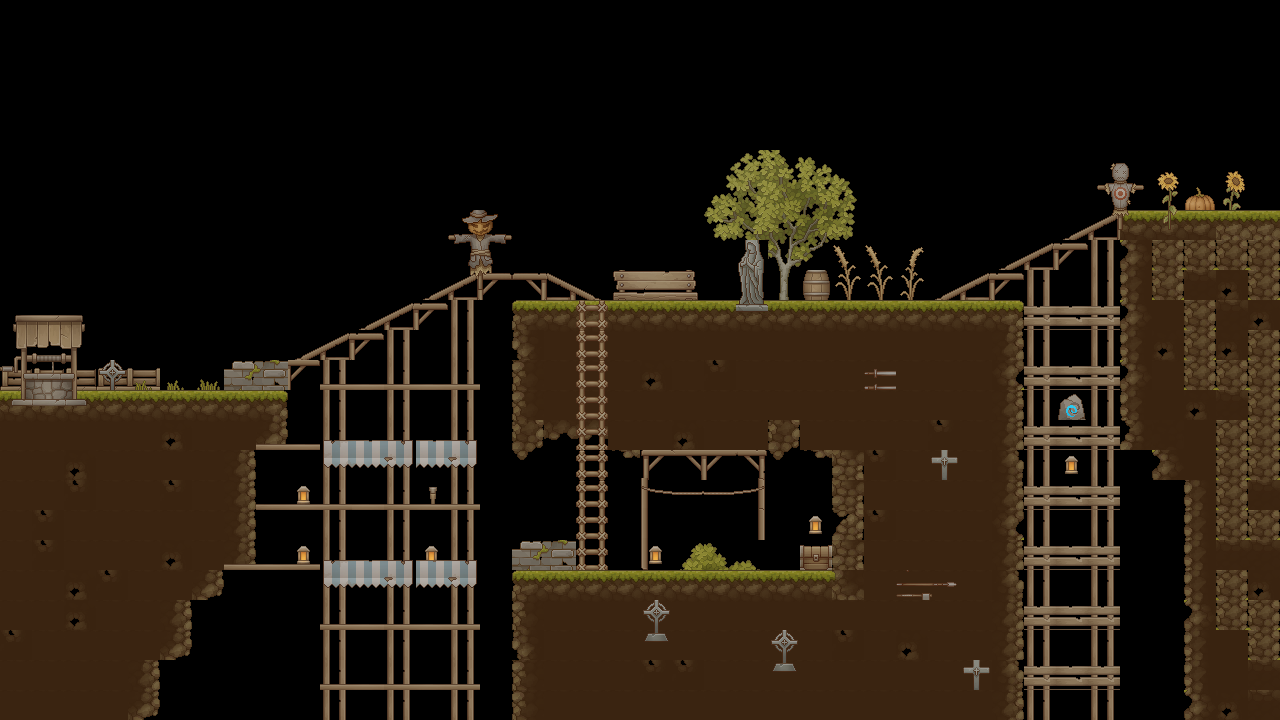

A level layout from a 2D game, rendered from its tile map. Below: a short description, then the map file with its tile-grid data intact:
An orthogonal 40x24 tile map with 32x30 px tiles, 2 tile layers (Platforms, Props), 2 tilesets.

<map version="1.10" tiledversion="1.11.0" orientation="orthogonal" renderorder="right-down" width="40" height="24" tilewidth="32" tileheight="30" infinite="0" nextlayerid="5" nextobjectid="1">
 <tileset firstgid="1" name="TX Tileset Ground" tilewidth="32" tileheight="30" tilecount="272" columns="16">
  <image source="../../Tiles/farm_sprites/TX Tileset Ground.png" width="512" height="512" />
 </tileset>
 <tileset firstgid="273" name="TX Village Props" tilewidth="32" tileheight="30" tilecount="1088" columns="32">
  <image source="../../Tiles/farm_sprites/TX Village Props.png" width="1024" height="1024" />
 </tileset>
 <layer id="1" name="Platforms" width="40" height="24">
  <data encoding="csv">
0,0,0,0,0,0,0,0,0,0,0,0,0,0,0,0,0,0,0,0,0,0,0,0,0,0,0,0,0,0,0,0,0,0,0,0,0,0,0,0,
0,0,0,0,0,0,0,0,0,0,0,0,0,0,0,0,0,0,0,0,0,0,0,0,0,0,0,0,0,0,0,0,0,0,0,0,0,0,0,0,
0,0,0,0,0,0,0,0,0,0,0,0,0,0,0,0,0,0,0,0,0,0,0,0,0,0,0,0,0,0,0,0,0,0,0,0,0,0,0,0,
0,0,0,0,0,0,0,0,0,0,0,0,0,0,0,0,0,0,0,0,0,0,0,0,0,0,0,0,0,0,0,0,0,0,0,0,0,0,0,0,
0,0,0,0,0,0,0,0,0,0,0,0,0,0,0,0,0,0,0,0,0,0,0,0,0,0,0,0,0,0,0,0,0,0,0,0,0,0,0,0,
0,0,0,0,0,0,0,0,0,0,0,0,0,0,0,0,0,0,0,0,0,0,0,0,0,0,0,0,0,0,0,0,0,0,0,0,0,0,0,0,
0,0,0,0,0,0,0,0,0,0,0,0,0,0,0,0,0,0,0,0,0,0,0,0,0,0,0,0,0,0,0,0,0,0,0,0,0,0,0,0,
0,0,0,0,0,0,0,0,0,0,0,0,0,0,0,0,0,0,0,0,0,0,0,0,0,0,0,0,0,0,0,0,0,0,1032,2,2,2,262,262,
0,0,0,0,0,0,0,0,0,0,0,0,0,0,0,0,0,0,0,0,0,0,0,0,0,0,0,0,0,0,0,1031,1032,1033,1043,3221225689,219,219,219,219,
0,0,0,0,0,0,0,0,0,0,0,0,0,1031,1032,1033,2147484681,2147484680,2147484679,383,384,385,0,0,0,311,0,0,0,1031,1032,1033,1043,0,1043,3221225721,219,104,92,219,
0,0,0,0,0,0,0,0,0,0,0,1031,1032,1033,1043,0,1,2,2,2,2,2,2,2,2,2,2,2,2,2,2,3,1043,0,1043,3221225689,199,219,104,92,
0,0,0,0,0,0,0,0,0,1031,1032,1033,1043,0,1043,0,3221225673,18,18,18,18,18,18,18,18,18,18,18,18,18,18,19,1043,0,1043,3221225721,92,219,92,219,
594,594,594,594,595,0,0,969,970,959,1043,0,1043,0,1043,0,17,18,18,18,92,18,125,18,18,18,18,18,18,18,18,217,1043,0,1043,3221225689,18,219,219,219,
2,2,2,2,2,2,2,2,3,0,1043,0,1043,0,1043,0,17,18,18,18,18,18,18,18,18,18,18,18,18,18,18,19,1043,886,1043,3221225721,199,92,104,219,
18,18,18,18,18,92,18,18,22,0,1043,0,1043,0,1043,0,192,170,170,18,18,92,18,18,192,18,18,18,18,125,18,19,1043,0,1043,181,120,199,219,219,
18,18,92,18,18,18,18,19,0,0,1043,0,1043,0,1043,0,208,0,0,71,961,962,963,964,208,71,135,125,18,18,18,201,1043,0,1043,0,3221225689,199,219,219,
18,18,125,18,18,125,18,19,0,303,1043,0,1043,325,1043,0,0,0,0,0,1610613524,0,0,2684355348,0,0,135,18,18,18,18,19,1043,0,1043,0,0,3221225721,219,104,
18,125,18,18,18,18,18,19,0,0,1043,0,1043,0,1043,0,0,0,0,0,1610613524,0,0,2684355348,0,0,206,125,18,18,18,217,1043,0,1043,0,0,3221225721,219,219,
18,125,18,18,18,92,18,19,0,303,1043,0,1043,303,1043,0,969,970,0,0,1610613524,895,896,897,0,818,135,18,18,18,18,19,1043,0,1043,0,0,3221225721,104,104,
18,18,92,125,18,18,22,0,0,0,1043,0,1043,0,1043,0,1,2,2,2,2,2,2,2,2,2,263,18,18,18,18,201,1043,0,1043,0,0,3221225721,219,92,
18,18,92,18,18,19,0,0,0,0,1043,0,1043,0,1043,0,17,18,18,18,18,18,18,18,18,18,18,18,18,18,18,19,1043,0,1043,0,0,3221225689,219,219,
125,18,18,18,18,22,0,0,0,0,1043,0,1043,0,1043,0,3221225673,18,18,18,18,18,18,18,18,18,125,18,92,18,18,19,1043,0,1043,0,0,3221225721,199,219,
18,18,18,18,19,0,0,0,0,0,1043,0,1043,0,1043,0,17,18,18,18,125,125,18,18,18,18,18,18,18,18,18,201,1043,0,1043,0,0,3221225721,199,104,
18,18,18,18,22,0,0,0,0,0,1043,0,1043,0,1043,0,17,18,18,18,18,18,18,18,18,18,18,18,18,18,18,19,1043,0,1043,0,0,3221225689,92,104
</data>
 </layer>
 <layer id="3" name="Props" width="40" height="24">
  <data encoding="csv">
0,0,0,0,0,0,0,0,0,0,0,0,0,0,0,0,0,0,0,0,0,0,0,0,0,0,0,0,0,0,0,0,0,0,0,0,0,0,0,0,
0,0,0,0,0,0,0,0,0,0,0,0,0,0,0,0,0,0,0,0,0,0,0,0,0,0,0,0,0,0,0,0,0,0,0,0,0,0,0,0,
0,0,0,0,0,0,0,0,0,0,0,0,0,0,0,0,0,0,0,0,0,0,0,0,0,0,0,0,0,0,0,0,0,0,0,0,0,0,0,0,
0,0,0,0,0,0,0,0,0,0,0,0,0,0,0,0,0,0,0,0,0,0,0,0,0,0,0,0,0,0,0,0,0,0,0,0,0,0,0,0,
0,0,0,0,0,0,0,0,0,0,0,0,0,0,0,0,0,0,0,0,0,0,0,0,0,0,0,0,0,0,0,0,0,0,0,0,0,0,0,0,
0,0,0,0,0,0,0,0,0,0,0,0,0,0,0,0,0,0,0,0,0,0,779,780,781,782,783,0,0,0,0,0,0,0,553,554,556,0,558,0,
0,0,0,0,0,0,0,0,0,0,0,0,0,0,0,0,0,0,0,0,0,0,811,812,813,814,815,0,0,0,0,0,0,0,585,586,588,387,590,0,
0,0,0,0,0,0,0,0,0,0,0,0,0,0,551,552,0,0,0,0,0,0,843,844,845,846,847,0,0,0,0,0,0,1031,617,618,620,0,0,0,
0,0,0,0,0,0,0,0,0,0,0,0,0,0,583,584,0,0,0,0,0,0,875,2147484071,877,878,802,802,803,0,0,0,0,0,0,0,0,0,0,0,
0,0,0,0,0,0,0,0,0,0,0,0,0,0,615,616,0,0,0,0,0,0,907,2147484103,909,910,834,834,835,0,0,0,0,0,0,0,0,0,0,0,
434,435,436,0,0,0,0,0,0,0,0,0,0,0,0,0,0,0,795,0,0,0,0,2147484135,0,0,0,0,0,0,0,0,372,372,372,0,0,0,0,0,
466,467,468,0,0,0,0,0,0,0,0,0,0,0,0,0,0,0,795,0,0,0,0,0,0,0,0,0,0,0,0,0,0,0,0,0,0,0,0,0,
498,499,500,453,765,765,766,0,0,0,658,659,658,659,660,0,0,0,795,0,0,0,0,0,0,0,0,348,0,0,0,0,372,372,372,0,0,0,0,0,
530,531,532,0,0,0,0,0,0,0,0,0,0,0,0,0,0,0,827,0,0,0,0,0,0,0,0,0,0,0,0,0,0,887,0,0,0,0,0,0,
0,0,0,0,0,0,0,0,658,659,605,606,607,606,607,0,0,0,859,0,0,0,0,0,0,0,0,0,0,0,0,0,372,372,372,0,0,0,0,0,
0,0,0,0,0,0,0,0,0,0,637,638,639,638,639,0,0,0,795,0,0,0,0,0,0,0,0,0,0,451,0,0,0,303,0,0,0,0,0,0,
0,0,0,0,0,0,0,0,658,659,660,659,658,659,660,0,0,0,795,0,675,676,676,677,0,0,0,0,0,0,0,0,372,372,372,0,0,0,0,0,
0,0,0,0,0,0,0,0,0,0,0,0,0,0,0,0,0,0,827,0,0,0,0,0,0,303,0,0,0,0,0,0,0,0,0,0,0,0,0,0,
0,0,0,0,0,0,0,658,659,660,605,606,607,606,607,0,0,0,859,0,303,0,0,0,0,0,0,0,0,0,0,0,372,372,372,0,0,0,0,0,
0,0,0,0,0,0,0,0,0,0,637,638,639,638,639,0,0,0,0,0,0,0,0,0,0,0,0,0,380,381,0,0,0,0,0,0,0,0,0,0,
0,0,0,0,0,0,0,0,0,0,658,659,658,659,660,0,0,0,0,0,453,0,0,0,0,0,0,0,0,0,0,0,372,372,372,0,0,0,0,0,
0,0,0,0,0,0,0,0,0,0,0,0,0,0,0,0,0,0,0,0,485,0,0,0,453,0,0,0,0,0,0,0,0,0,0,0,0,0,0,0,
0,0,0,0,0,0,0,0,0,0,658,659,658,659,660,0,0,0,0,0,0,0,0,0,485,0,0,0,0,0,451,0,372,372,372,0,0,0,0,0,
0,0,0,0,0,0,0,0,0,0,0,0,0,0,0,0,0,0,0,0,0,0,0,0,0,0,0,0,0,0,0,0,0,0,0,0,0,0,0,0
</data>
 </layer>
</map>
